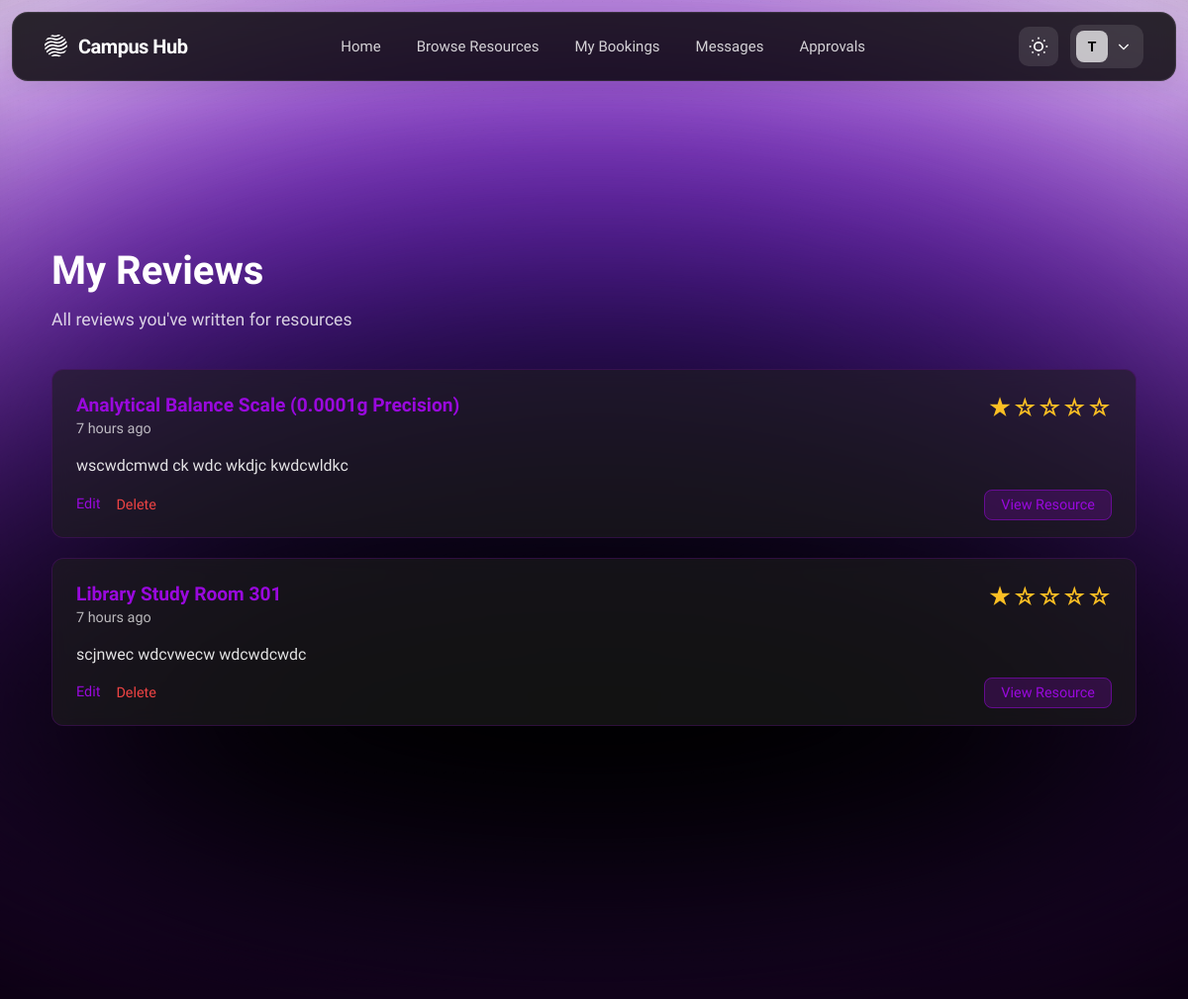
Page /reviews/my-reviews (signed in) on the earlier database version.
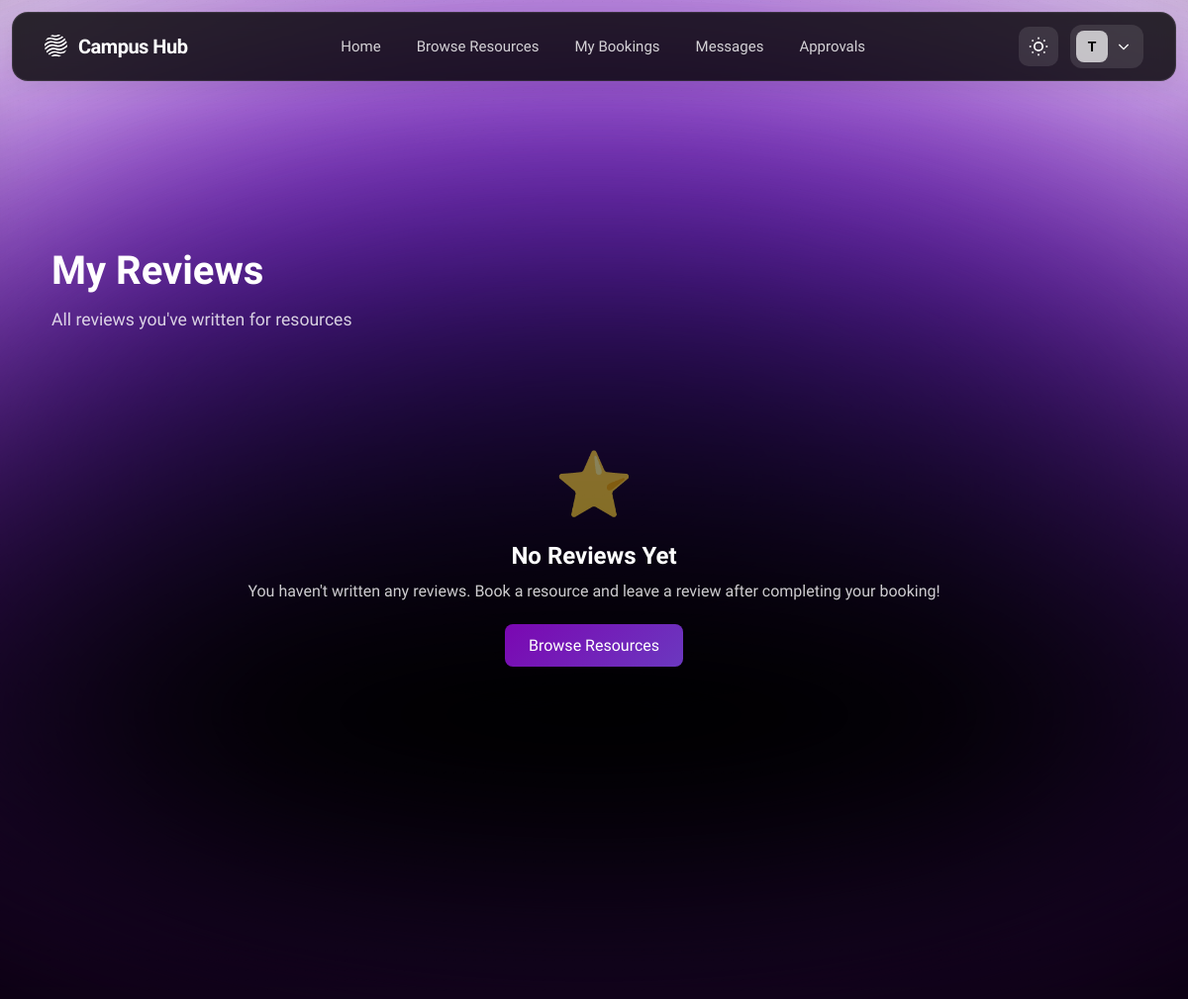
Same page on the later database version.
### tables this page shows
CREATE TABLE reviews (
    review_id INTEGER PRIMARY KEY AUTOINCREMENT,
    booking_id INTEGER NOT NULL REFERENCES bookings(booking_id) ON DELETE CASCADE,
    resource_id INTEGER NOT NULL REFERENCES resources(resource_id) ON DELETE CASCADE,
    reviewer_id INTEGER NOT NULL REFERENCES users(user_id) ON DELETE CASCADE,
    rating INTEGER NOT NULL CHECK (rating >= 1 AND rating <= 5),
    comment TEXT,
    is_visible BOOLEAN NOT NULL DEFAULT 1,
    flagged_count INTEGER DEFAULT 0,
    host_response TEXT,
    host_responded_at DATETIME,
    helpful_count INTEGER DEFAULT 0,
    created_at DATETIME DEFAULT CURRENT_TIMESTAMP,
    updated_at DATETIME
);

CREATE TABLE resources (
    resource_id INTEGER PRIMARY KEY AUTOINCREMENT,
    owner_type TEXT NOT NULL CHECK (owner_type IN ('user','group')),
    owner_id INTEGER NOT NULL,  -- Polymorphic FK: user_id when owner_type='user', group_id when owner_type='group'
    title TEXT NOT NULL,
    description TEXT,
    category_id INTEGER REFERENCES resource_categories(category_id),
    location TEXT,
    capacity INTEGER CHECK (capacity > 0 OR capacity IS NULL),  -- NULL for resources without capacity limits
    status TEXT NOT NULL DEFAULT 'draft' CHECK (status IN ('draft','published','archived')),
    availability_mode TEXT NOT NULL DEFAULT 'rules' CHECK (availability_mode IN ('rules','open','by-request')),
    requires_approval BOOLEAN NOT NULL DEFAULT 0,
    created_at DATETIME DEFAULT CURRENT_TIMESTAMP,
    updated_at DATETIME
, images TEXT, availability_rules TEXT);

### src/controllers/review_controller.py (the view)
@review_bp.route('/my-reviews')
@login_required
def my_reviews():
    page = int(request.args.get('page', 1))
    per_page = 20
    reviews_data = ReviewDAL.get_reviews_by_user(
        user_id=current_user.user_id,
        limit=per_page,
        offset=(page - 1) * per_page
    )
    reviews = [Review(r) for r in reviews_data]
    return render_template(
        'reviews/my_reviews.html',
        reviews=reviews,
        page=page,
        title='My Reviews',
        page_name='reviews'
    )

### src/app.py (called while the page is built)
def init_extensions(app):
    csrf.init_app(app)
    login_manager.init_app(app)
    login_manager.login_view = 'auth.login'  # Redirect to login page if not authenticated
    login_manager.login_message = 'Please log in to access this page.'
    login_manager.login_message_category = 'info'
    @login_manager.user_loader
    def load_user(user_id):
        from src.data_access.user_dal import UserDAL
        from src.models.user import User
        user_data = UserDAL.get_user_by_id(int(user_id))
        if user_data:
            return User(user_data)
        return None

### src/data_access/base_dal.py (called while the page is built)
    @classmethod
    def get_db_path(cls) -> str:
        if cls._db_path is None:
            base_dir = Path(__file__).parent.parent.parent
            cls._db_path = str(base_dir / 'campus_resource_hub.db')
        return cls._db_path

    @classmethod
    def execute_query(cls, query: str, params: Tuple = ()) -> List[Dict[str, Any]]:
        with cls.get_connection() as conn:
            cursor = conn.cursor()
            cursor.execute(query, params)
            rows = cursor.fetchall()
            return [dict(row) for row in rows]

### src/models/review.py (called while the page is built)
    @property
    def review_id(self) -> int:
        return self._review_id

### src/templates/reviews/my_reviews.html (shortened to what this page needs)
{% extends 'base.html' %}
{% block content %}
<div class="reviews-page">
    <div class="reviews-container">
        <h1 class="page-title">My Reviews</h1>
        <p class="page-subtitle">All reviews you've written for resources</p>
        {% if reviews %}
            {% for review in reviews %}
            <div class="review-card">
                <div class="review-header">
                    <div class="review-resource">
                        <a href="{{ url_for('resource.detail', resource_id=review.resource_id) }}" class="resource-link">
                            {{ review.resource_title or 'Resource' }}
                        </a>
                        <div class="review-date">{{ review.get_time_ago() }}</div>
                    </div>
                    <div class="review-rating">
                        {{ review.get_star_display() }}
                    </div>
                </div>
                {% if review.comment %}
                <div class="review-body">
                    <p class="review-comment">{{ review.comment }}</p>
                </div>
                {% endif %}
                <div class="review-actions">
                    <a href="{{ url_for('review.edit', review_id=review.review_id) }}" class="btn-edit">Edit</a>
                    <form action="{{ url_for('review.delete', review_id=review.review_id) }}" method="POST" style="display: inline;" onsubmit="return confirm('Are you sure you want to delete this review?');">
                        <button type="submit" class="btn-delete">Delete</button>
                    </form>
                    <span style="margin-left: auto;">
                        <a href="{{ url_for('resource.detail', resource_id=review.resource_id) }}" class="btn-view-resource">View Resource</a>
                    </span>
                </div>
            </div>
            {% endfor %}
        {% else %}
            <div class="empty-state">
                <div class="empty-icon">⭐</div>
                <h2 class="empty-title">No Reviews Yet</h2>
                <p class="empty-text">You haven't written any reviews. Book a resource and leave a review after completing your booking!</p>
                <a href="{{ url_for('resource.index') }}" class="btn-primary">Browse Resources</a>
            </div>
        {% endif %}
    </div>
</div>
{% endblock %}

### src/templates/base.html (shortened to what this page needs)
<!DOCTYPE html>
<html lang="en" data-theme="dark">
<head>
    <link rel="stylesheet" href="{{ url_for('static', filename='css/home.css') }}">
</head>
<body>
    <div class="background-effects">
        <div class="blur-white"></div>
        <div class="gradient-ellipse-1">
            <div style="position: absolute; inset: -31.25% -24.81%;">
            </div>
        </div>
        <div class="gradient-ellipse-2">
            <div style="position: absolute; inset: -41.49% -30.77%;">
            </div>
        </div>
        <div class="gradient-ellipse-3">
            <div style="position: absolute; inset: -62.11% -38.17%;">
            </div>
        </div>
        <div class="gradient-ellipse-4">
            <div style="position: absolute; inset: -37.04% -24.07%;">
            </div>
        </div>
        <div class="noise-texture"></div>
    </div>
    <nav class="navbar">
        <div class="navbar-container">
            <div class="navbar-left">
                <a href="{{ url_for('main.index') }}" class="navbar-logo">
                    <span class="logo-text">Campus Hub</span>
                </a>
            </div>
            <div class="navbar-center">
                <a href="{{ url_for('main.index') }}" class="nav-link {% if request.endpoint == 'main.index' %}active{% endif %}">Home</a>
                <a href="{{ url_for('resource.index') }}" class="nav-link {% if request.endpoint and request.endpoint.startswith('resource.') %}active{% endif %}">Browse Resources</a>
                {% if current_user.is_authenticated %}
                    <a href="{{ url_for('booking.index') }}" class="nav-link {% if request.endpoint and request.endpoint.startswith('booking.') and request.endpoint != 'booking.pending_approvals' %}active{% endif %}">My Bookings</a>
                    <a href="{{ url_for('message.inbox') }}" class="nav-link {% if request.endpoint and request.endpoint.startswith('message.') %}active{% endif %}" style="position: relative;">
                        Messages
                    </a>
                    {% if current_user.role in ['staff', 'admin'] %}
                        <a href="{{ url_for('booking.pending_approvals') }}" class="nav-link {% if request.endpoint == 'booking.pending_approvals' %}active{% endif %}" style="position: relative;">
                            Approvals
                        </a>
                    {% endif %}
                {% endif %}
            </div>
            <div class="navbar-right">
                <button class="theme-toggle" onclick="toggleTheme()" aria-label="Toggle theme">
                </button>
                {% if current_user.is_authenticated %}
                <div class="account-dropdown">
                    <button class="account-button" onclick="toggleAccountMenu()">
                        <div class="account-avatar">
                            {{ current_user.name[0].upper() }}
                        </div>
                        <svg class="chevron-icon" fill="none" stroke="currentColor" stroke-width="2" viewBox="0 0 24 24">
                            <path d="M19 9l-7 7-7-7"/>
                        </svg>
                    </button>
                </div>
                {% endif %}
            </div>
        </div>
    </nav>
    <main class="main-content">
        {% block content %}{% endblock %}
    </main>
</body>
</html>

Differences in the rows shown:
removed reviews: title "Analytical Balance Scale (0.0001g Precision)", get_time_ago "7 hours ago", star "★☆☆☆☆", comment "wscwdcmwd ck wdc wkdjc kwdcwldkc"
removed reviews: title "Library Study Room 301", get_time_ago "7 hours ago", star "★☆☆☆☆", comment "scjnwec wdcvwecw wdcwdcwdc"
Other differences:
text now shown: "⭐ No Reviews Yet You haven't written any reviews. Book a resource and leave a review after completing your booking! Browse Resources"
